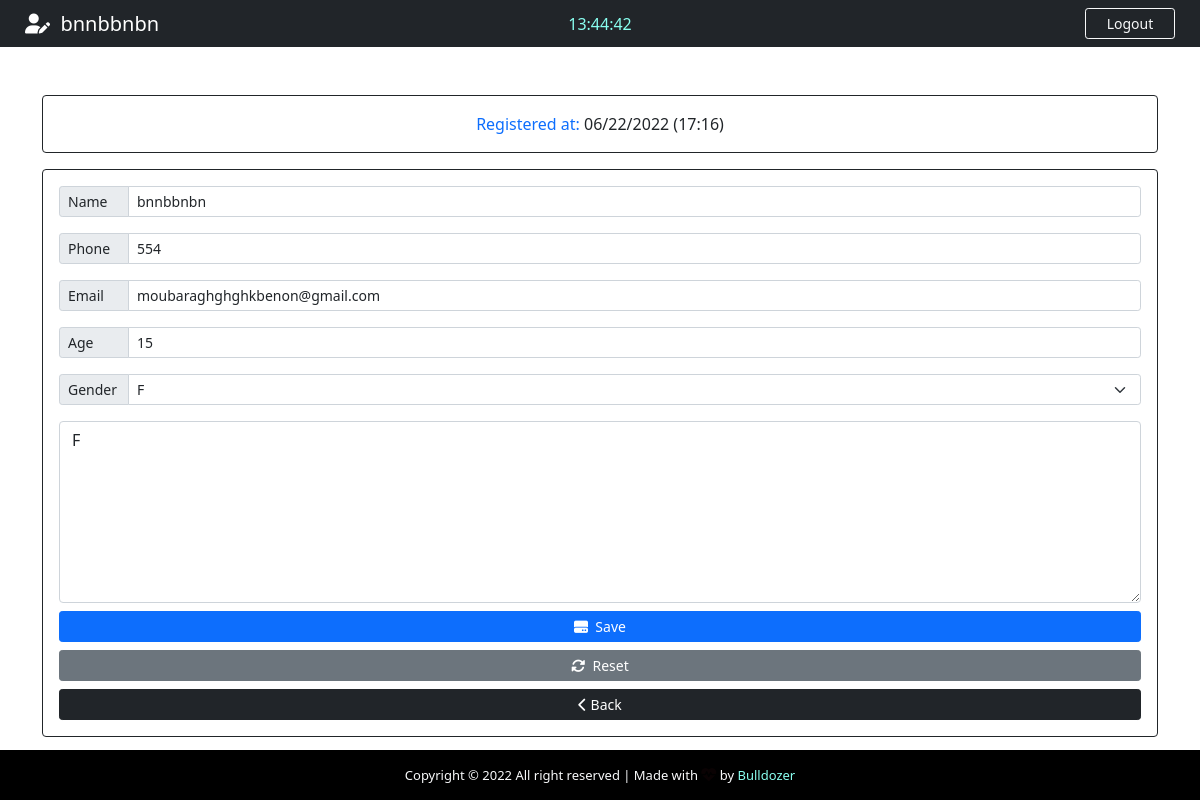
Screenshot of /patient/2 (signed in) with the database file from the repository.
### add/models.py (models this page shows, shortened)
class Patient(models.Model):
    GENDER = (
        ('M','M'),
        ('F','F'),
    )
    id = models.IntegerField(primary_key=True)
    name = models.CharField(max_length=80)
    phone = models.CharField(max_length=30)
    email = models.CharField(max_length=40)
    age = models.CharField(max_length=3)
    gender = models.CharField(max_length=1, null=True, choices=GENDER)
    note = models.TextField(blank=True)
    created_at = models.DateTimeField(auto_now_add=True)

### add/views.py (the view)
# urls.py: path('patient/<str:patient_id>', views.patient, name='patient'),
@cache_control(no_cache = True, must_revalidade = True, no_store = True)
@login_required(login_url="login")
def patient(request, patient_id):
    patient = Patient.objects.get(id = patient_id)
    if patient!= None :
        return render(request, 'edit.html', {"patient": patient})

### add/templates/edit.html (shortened to what this page needs)
{% extends 'add.html' %}
{% block navbar-content %}
<i class="fas fa-user-edit"></i>&nbsp; {{ patient.name }}
{% endblock navbar-content %}
{% block card-title %}
Registered at: <span class="text-dark">{{ patient.created_at | date:'m/d/Y (H:i)' }}</span>
{% endblock card-title %}
{% block action %} action="/edit_patient/" {% endblock action %}
{% block Value-name %} value = "{{ patient.name }}" {% endblock Value-name %}
{% block Value-phone %} value = "{{ patient.phone }}" {% endblock Value-phone %}
{% block Value-email %} value = "{{ patient.email }}" {% endblock Value-email %}
{% block Value-age %} value = "{{ patient.age }}" {% endblock Value-age %}
{% block option %}
<option value="" style="background-color: #d3d3d3; color:#007bff;"> {{ patient.gender }}</option>
{% endblock option %}
{% block note %}{{ patient.note }}{% endblock note %}
{% block btn-add %}
<i class="fas fa-hdd"></i>&nbsp; Save
{% endblock btn-add %}
{% block btn-reset %}   <button type="reset" class="btn btn-secondary btn-sm"><i class="fas fa-sync-alt"></i>&nbsp; Reset</button>  {% endblock btn-reset %}

### add/templates/add.html (shortened to what this page needs)
{% extends 'base.html' %}
{% block time %}
<div class="col-sm">
    <center>
        <span id="clock" style="color:#89fff0;"></span>
    </center>
</div>
{% endblock time %}
{% block btn-nav %}
<a  class="btn btn-outline-danger btn-sm border-light text-light" id="btn-nav" data-bs-toggle="modal" data-bs-target="#logoutModal">Logout</a>
{% endblock btn-nav %}
{% block content %}
<div class="container mb-10" >
    <div class="row">
        <div class="col-lg-12">
            <div class="card card-body border-dark text-primary mt-5">
                <span class="text-center">{% block card-title %} FILL OUT THE FORM BELOW {% endblock card-title %}</span>
            </div>
            <form {% block action %} action="/add_patient/" {% endblock action %} method="POST" autocomplete="off" enctype="multipart/form-data" class="card p-3 border-dark mt-3">
                <div class="input-group input-group-sm mb-3">
                    <span class="input-group-text side-label">Name</span>
                    <input type="text" class="form-control" name="name" placeholder="First and Last name" {% block Value-name %}{% endblock Value-name %}>
                </div>
                <div class="input-group input-group-sm mb-3">
                    <span class="input-group-text side-label">Phone</span>
                    <input type="text" class="form-control" name="phone" placeholder="Patient phone number" {% block Value-phone %}{% endblock Value-phone %}>
                </div>
                <div class="input-group input-group-sm mb-3">
                    <span class="input-group-text side-label">Email</span>
                    <input type="email" class="form-control" name="email" placeholder="Email" {% block Value-email %}{% endblock Value-email %}>
                </div>
                <div class="input-group input-group-sm mb-3">
                    <span class="input-group-text side-label">Age</span>
                    <input type="text" class="form-control" name="age" placeholder="Age" {% block Value-age %}{% endblock Value-age %}>
                </div>
                <div class="input-group input-group-sm mb-3">
                    <label class="input-group-text side-label">Gender</label >
                    <select class="form-select" name="gender">
                        {% block option %}{% endblock option %}
                    </select>
                </div>
                <div class="form-group">
                    <textarea class="form-control" name="note" id="" cols="30" rows="7" placeholder="Description is optional..." >{% block note %}{% endblock note %}</textarea>
                </div>
                <div class="d-grid gap-2 mt-2">
                    <button type="submit" class="btn btn-primary btn-sm">
                        {% block btn-add %}{% endblock btn-add %}
                    </button>
                    {% block btn-reset %}     {% endblock btn-reset %}
                    <a href="{% url 'backend' %}" class="btn btn-dark btn-sm"> <i class="fas fa-chevron-left"></i>&nbsp;Back</a>
                </div>
            </form>
        </div>
    </div>
</div>
{% endblock content %}
{% block footer %} style="color: #89fff0; text-decoration: none;" {% endblock footer %}

### add/static/css/style.css (style rules this page uses)
html, body { height: 100% ; margin: 0; max-width: 100%; overflow: hidden; }
#btn-nav { width: 90px; float: right; margin-right: 25px; }
.side-label { width: 70px; }

### rows the page displays
Patient: name "bnnbbnbn", created_at "06/22/2022 (17:16)", phone "554", email "moubaraghghghkbenon@gmail.com", age "15", gender "F", note "F"
